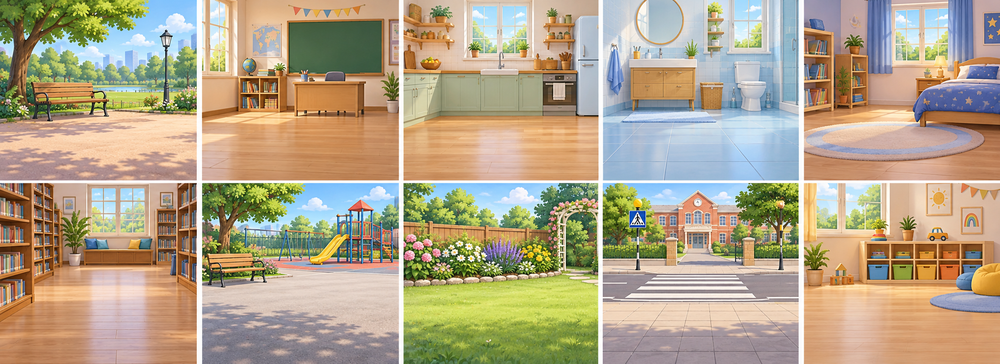
#> input picture source-assets/5n1k/background-atlas.png, 1000 x 364 px, shrunk from 2079 x 756 before the run
$ python prepare-wh-backgrounds.py ../source-assets/5n1k/background-atlas.png
#> lines starting #> are read from the running program, lines starting #| are printed output that depends on the picture
from pathlib import Path
from PIL import Image
import shutil,sys,json
root=Path(__file__).resolve().parent.parent
source=Path(sys.argv[1])
out=root/'dist/assets/5n1k/backgrounds';out.mkdir(parents=True,exist_ok=True)
original=root/'source-assets/5n1k';original.mkdir(parents=True,exist_ok=True)
shutil.copy2(source,original/'background-atlas.png')
img=Image.open(source)
#> img is the input picture: PIL image 1000x364 RGB; mean R, G, B 178.3, 164, 137.4
names=['park','classroom','kitchen','bathroom','bedroom','library','schoolyard','garden','street','playroom']
for i,name in enumerate(names):
 x=i%5;y=i//5;w=img.width/5;h=img.height/2
 # Exclude the narrow white gutters from the generated atlas.
 crop=img.crop((round(x*w+7),round(y*h+7),round((x+1)*w-7),round((y+1)*h-7)))
 crop.save(out/(name+'.webp'),quality=96)
#> this loop made 10 passes
#> pass 1, `crop=img.crop((round(x*w+7),round(y*h+7),round((x+1)*w-7),round((y+1)*..`:
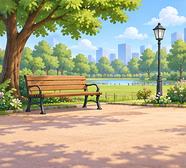
#> crop: PIL image 186x168 RGB; mean R, G, B 170.7, 167.6, 136.1
#> pass 2, `crop=img.crop((round(x*w+7),round(y*h+7),round((x+1)*w-7),round((y+1)*..`:
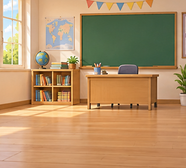
#> crop: PIL image 186x168 RGB; mean R, G, B 179.7, 145.5, 105.8
#> pass 3, `crop=img.crop((round(x*w+7),round(y*h+7),round((x+1)*w-7),round((y+1)*..`:
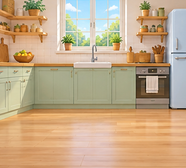
#> crop: PIL image 186x168 RGB; mean R, G, B 195.1, 169.6, 137.3
#> after the loop:
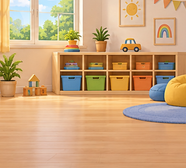
#> crop: PIL image 186x168 RGB; mean R, G, B 203.4, 165.6, 124.9
print('10 temiz ortam arka planı hazır.')
